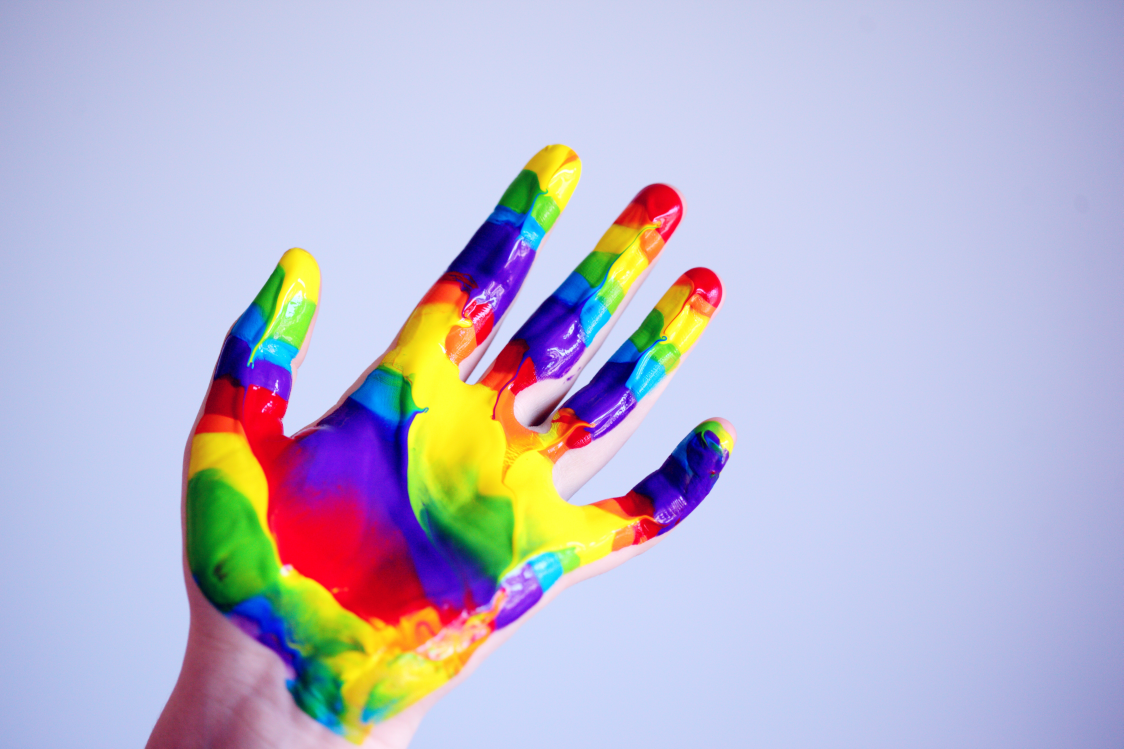
#> input picture 1.jpg, 5616 x 3744 px (shown at 1/5 size)
$ python -i ml.py   (imports and definitions only)
#> lines starting #> are read from the running program, lines starting #| are printed output that depends on the picture; after the words box and inside, x2 and y2 are one past the last pixel; in counts of white or black regions, pixels touching at a corner belong together

import numpy as np
import cv2
from sklearn.cluster import KMeans
from collections import Counter
import imutils
from matplotlib import pyplot as plt
import sys

charname=""
rgb_lower = [80,51,53]
rgb_higher = [236,188,180]
skin_shades = {
    'dark' : [rgb_lower, [161,102,94]],
    'mild' : [[161,102,94], [197,140,133]],
    'fair':[[197,140,133], rgb_higher]
}

convert_skintones = {}
# [7 lines not run here, left out]

def extractSkin(image):
    img = image.copy()
    black_img = np.zeros((img.shape[0],img.shape[1],img.shape[2]),dtype=np.uint8)
    img = cv2.cvtColor(img, cv2.COLOR_BGR2HSV)

    lower_threshold = np.array([0, 48, 80], dtype=np.uint8)
    print(lower_threshold)
    upper_threshold = np.array([20, 255, 255], dtype=np.uint8)
    print(upper_threshold)

    skinMask = cv2.inRange(img, lower_threshold, upper_threshold)
    skin = cv2.bitwise_and(img, img, mask=skinMask)
    return cv2.cvtColor(skin, cv2.COLOR_HSV2BGR)

def removeBlack(estimator_labels, estimator_cluster):
    hasBlack = False
    occurance_counter = Counter(estimator_labels)
    def compare(x, y): return Counter(x) == Counter(y)
    for x in occurance_counter.most_common(len(estimator_cluster)):
        color = [int(i) for i in estimator_cluster[x[0]].tolist()]
        if compare(color, [0, 0, 0]) == True:
            del occurance_counter[x[0]]
            hasBlack = True
            estimator_cluster = np.delete(estimator_cluster, x[0], 0)
            break
    return (occurance_counter, estimator_cluster, hasBlack)

def getColorInformation(estimator_labels, estimator_cluster, hasThresholding=False):
    occurance_counter = None
    colorInformation = []
    hasBlack = False
    if hasThresholding == True:
        (occurance, cluster, black) = removeBlack(
        estimator_labels, estimator_cluster)
        occurance_counter = occurance
        estimator_cluster = cluster
        hasBlack = black
    else:
        occurance_counter = Counter(estimator_labels)
    totalOccurance = sum(occurance_counter.values())
    for x in occurance_counter.most_common(len(estimator_cluster)):
        index = (int(x[0]))
        index = (index-1) if ((hasThresholding & hasBlack)
                              & (int(index) != 0)) else index
        color = estimator_cluster[index].tolist()
        color_percentage = (x[1]/totalOccurance)
        colorInfo = {"cluster_index": index, "color": color,
                     "color_percentage": color_percentage}
        colorInformation.append(colorInfo)
    return colorInformation

def extractDominantColor(image, number_of_colors=1, hasThresholding=False):
    if hasThresholding == True:
        number_of_colors += 1
    img = image.copy()
    img = cv2.cvtColor(img, cv2.COLOR_BGR2RGB)
    img = img.reshape((img.shape[0]*img.shape[1]), 3)
    estimator = KMeans(n_clusters=number_of_colors, random_state=0)
    estimator.fit(img)
    colorInformation = getColorInformation(
        estimator.labels_, estimator.cluster_centers_, hasThresholding)
    return colorInformation

def plotColorBar(colorInformation):
    color_bar = np.zeros((100, 500, 3), dtype="uint8")
    top_x = 0
    for x in colorInformation:
        bottom_x = top_x + (x["color_percentage"] * color_bar.shape[1])
        color = tuple(map(int, (x['color'])))
        cv2.rectangle(color_bar, (int(top_x), 0),
                      (int(bottom_x), color_bar.shape[0]), color, -1)
        top_x = bottom_x
    return color_bar

url=sys.argv[1]
#print(url)
image = imutils.url_to_image(url)
#> image is the input picture: shape (3744, 5616, 3); mean B, G, R 207.3, 184.6, 186.6

image = imutils.resize(image, width=250)
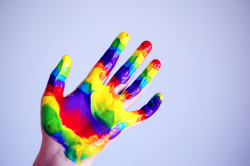
#> image: shape (166, 250, 3); mean B, G, R 207.3, 184.6, 186.6
# [3 lines not run here, left out]

skin = extractSkin(image)
#> in extractSkin, `img = cv2.cvtColor(img, cv2.COLOR_BGR2HSV)`: img: shape (166, 250, 3); mean H, S, V 110.7, 79.2, 229.9
#> in extractSkin, `skinMask = cv2.inRange(img, lower_threshold, upper_threshold)`:
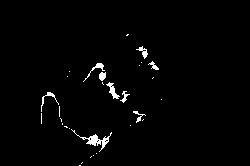
#> skinMask: shape (166, 250); 1.7% white; 30 white regions (21 under 20 px), largest, box (x1, y1, x2, y2) and area: (71, 129, 112, 152) 190, (106, 82, 120, 99) 87, (83, 63, 105, 82) 67
#> in extractSkin, `skin = cv2.bitwise_and(img, img, mask=skinMask)`: skin: shape (166, 250, 3); mean H, S, V 0.2, 3.1, 4
# [3 lines not run here, left out]


unprocessed_dominant = extractDominantColor(skin, number_of_colors=1, hasThresholding=True)
#> unprocessed_dominant = 1 item

decimal_lower = (rgb_lower[0] * 256 * 256) + (rgb_lower[1] * 256) + rgb_lower[2]
decimal_higher = (rgb_higher[0] * 256 * 256) + (rgb_higher[1] * 256) + rgb_higher[2]
dominantColors = []
# [5 lines not run here, left out]

skin_tones = []
# [18 lines not run here, left out]
#plt.tight_layout()
#plt.show()

>>> import cv2
>>> picture = cv2.imread('../../../1.jpg')
>>> result = extractSkin(picture)
#> in extractSkin (call 2), `img = cv2.cvtColor(img, cv2.COLOR_BGR2HSV)`: img: shape (3744, 5616, 3); mean H, S, V 111.1, 79.9, 230.1
#> in extractSkin (call 2), `skinMask = cv2.inRange(img, lower_threshold, upper_threshold)`:
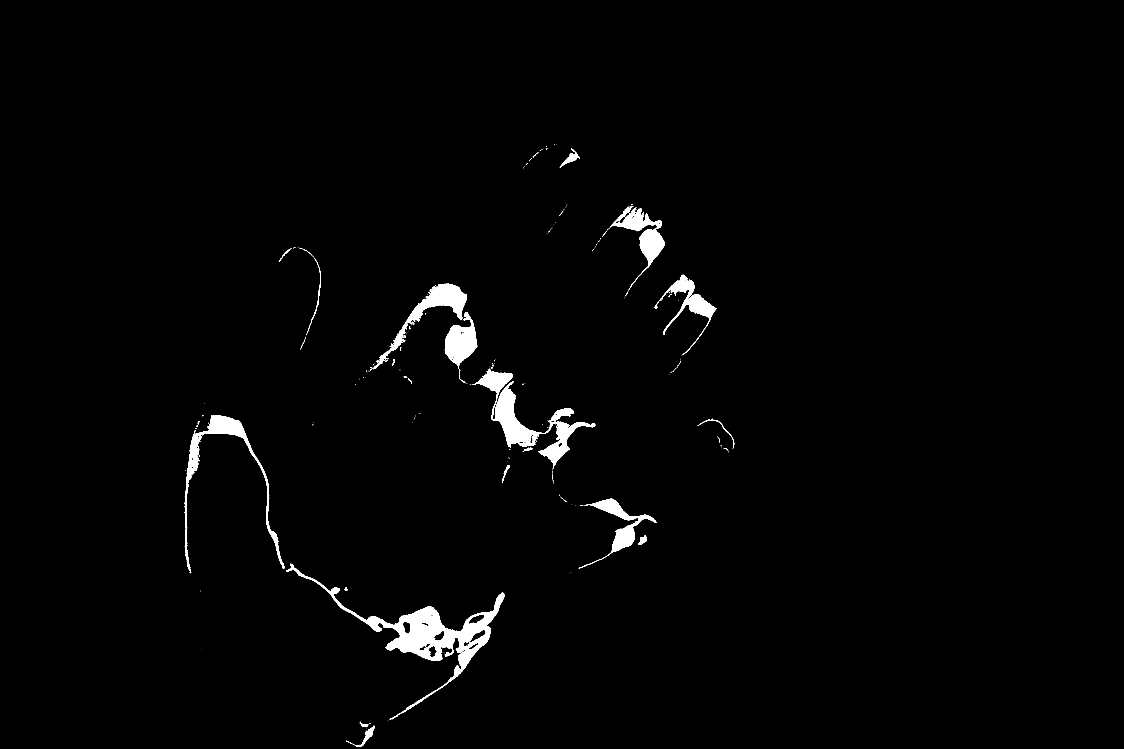
#> skinMask: shape (3744, 5616) (shown at 1/5 size); 1.5% white; 352 white regions (294 under 20 px), largest, box (x1, y1, x2, y2) and area: (1432, 2819, 2524, 3568) 91905, (2361, 1853, 2976, 2345) 60618, (923, 2076, 1422, 2866) 33283
#> in extractSkin (call 2), `skin = cv2.bitwise_and(img, img, mask=skinMask)`: skin: shape (3744, 5616, 3); mean H, S, V 0.2, 2.9, 3.7
#> in extractSkin (call 2), `return cv2.cvtColor(skin, cv2.COLOR_HSV2BGR)`:
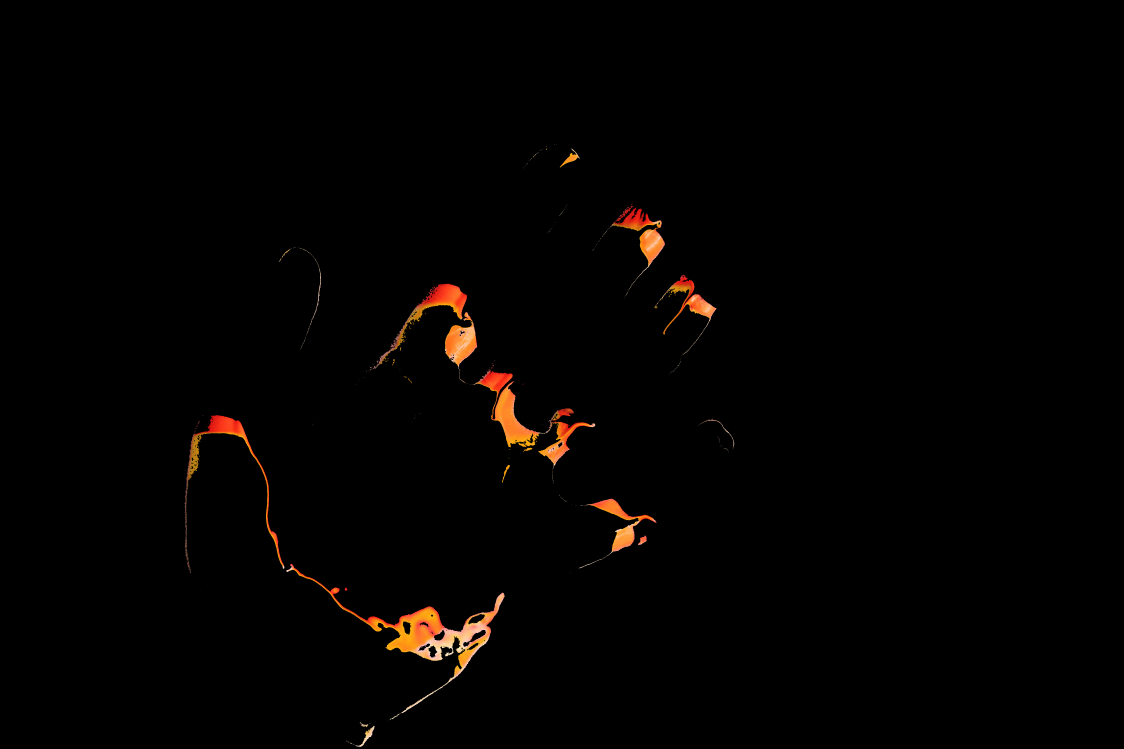
#> returned value: shape (3744, 5616, 3) (shown at 1/5 size); mean B, G, R 0.9, 2, 3.7

$ run again, on 2.jpg
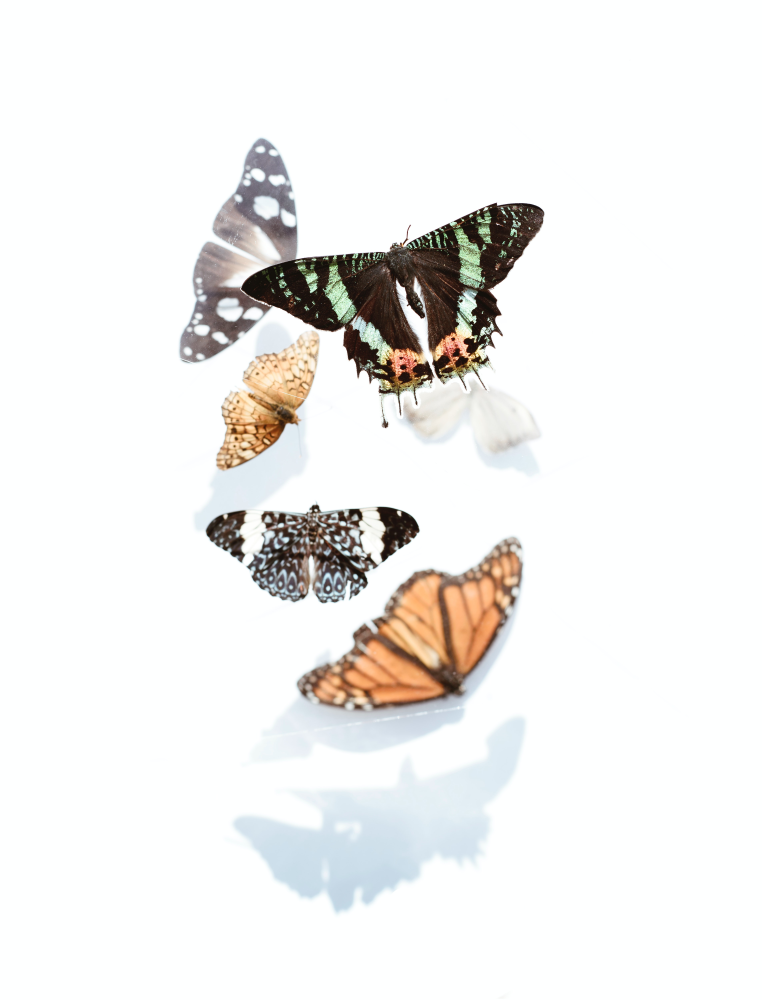
#> input picture 2.jpg, 3806 x 4998 px (shown at 1/5 size)
#> image is the input picture: shape (4998, 3806, 3); mean B, G, R 237.1, 238.7, 239.5
#> image: shape (328, 250, 3)
#> skinMask: shape (328, 250); 4% white; 124 white regions (116 under 20 px), largest, box (x1, y1, x2, y2) and area: (99, 178, 171, 233) 1942, (71, 115, 103, 154) 681, (141, 107, 158, 124) 114
#> skin: shape (328, 250, 3); mean H, S, V 0.5, 4.6, 7.6
#> in extractSkin, `return cv2.cvtColor(skin, cv2.COLOR_HSV2BGR)`:
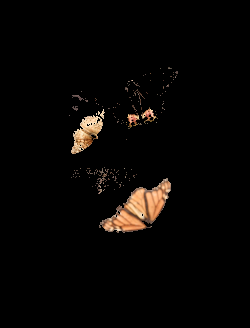
#> returned value: shape (328, 250, 3); mean B, G, R 4.1, 5.6, 7.6
#> unprocessed_dominant = 1 item
#> in extractSkin (call 2), `skinMask = cv2.inRange(img, lower_threshold, upper_threshold)`:
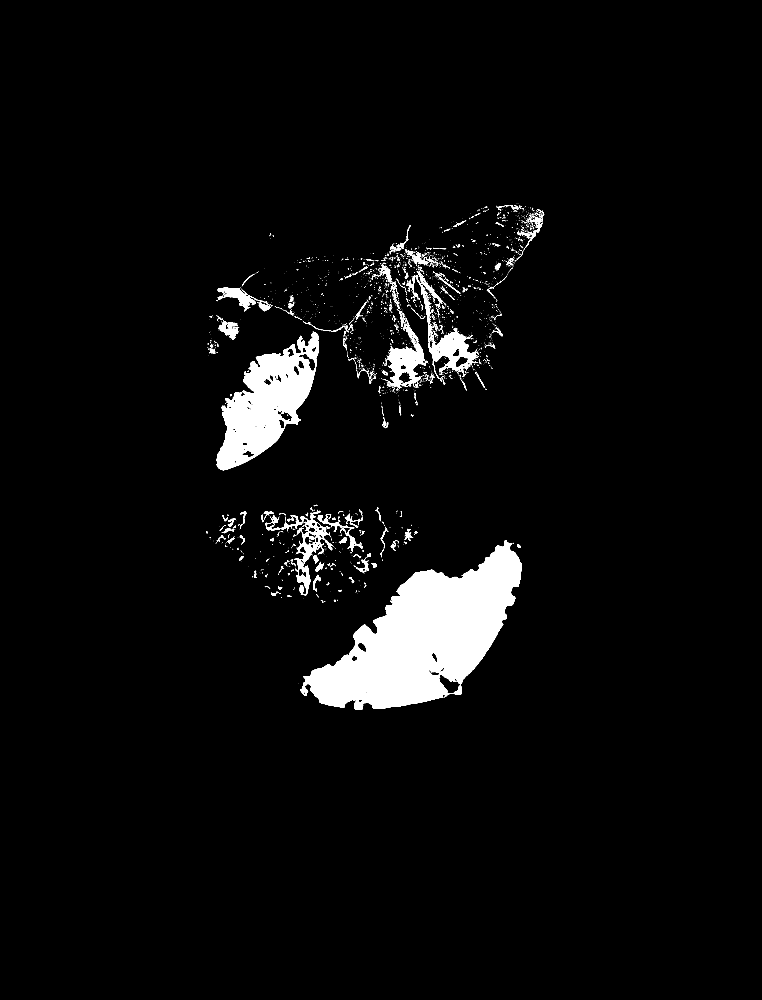
#> skinMask: shape (4998, 3806) (shown at 1/5 size); 3.9% white; 3504 white regions (3105 under 20 px), largest, box (x1, y1, x2, y2) and area: (1503, 2701, 2610, 3547) 449211, (1083, 1659, 1595, 2351) 162725, (2032, 1375, 2385, 1868) 24280
#> skin: shape (4998, 3806, 3); mean H, S, V 0.5, 4.7, 7.5
